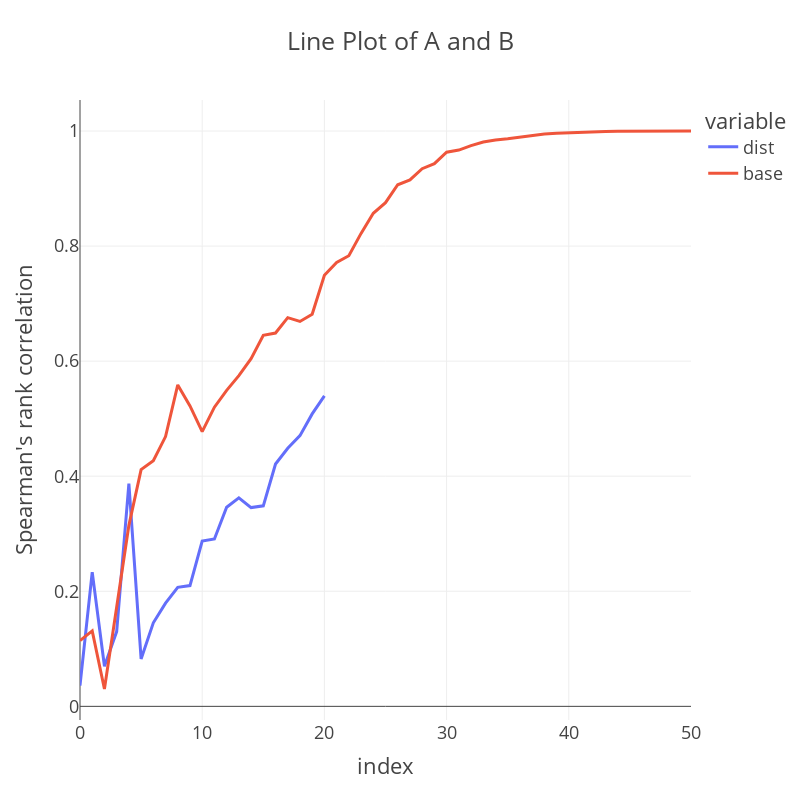

The code cell stored with this chart in its notebook:
### Code cell
import plotly.express as px

# Create a line plot with two lines (one for each column)
fig = px.line(corr_df.reset_index(drop=True), y=['dist', 'base'], title="Line Plot of A and B")
fig.update_layout(width=800, height=800, template="presentation",
                 yaxis_title="Spearman's rank correlation")
# Show the plot
fig.show()

### Figure 1 — Plotly figure (JSON) as saved in the notebook; plotly's stock layout.template omitted (floating-point values rounded to 4 significant figures)
{"data": [{"hovertemplate": "variable=dist<br>index=%{x}<br>value=%{y}<extra></extra>", "legendgroup": "dist", "line": {"color": "#636efa", "dash": "solid"}, "marker": {"symbol": "circle"}, "mode": "lines", "name": "dist", "orientation": "v", "showlegend": true, "type": "scatter", "x": [0, 1, 2, 3, 4, 5, 6, 7, 8, 9, 10, 11, 12, 13, 14, 15, 16, 17, 18, 19, 20, 21, 22, 23, 24, 25, 26, 27, 28, 29, 30, 31, 32, 33, 34, 35, 36, 37, 38, 39, 40, 41, 42, 43, 44, 45, 46, 47, 48, 49, 50], "xaxis": "x", "y": [0.036, 0.2333, 0.06965, 0.1299, 0.387, 0.08247, 0.1452, 0.1793, 0.2069, 0.21, 0.2872, 0.291, 0.346, 0.3624, 0.3455, 0.3485, 0.4211, 0.4485, 0.4705, 0.5083, 0.5397, null, null, null, null, null, null, null, null, null, null, null, null, null, null, null, null, null, null, null, null, null, null, null, null, null, null, null, null, null, null], "yaxis": "y"}, {"hovertemplate": "variable=base<br>index=%{x}<br>value=%{y}<extra></extra>", "legendgroup": "base", "line": {"color": "#EF553B", "dash": "solid"}, "marker": {"symbol": "circle"}, "mode": "lines", "name": "base", "orientation": "v", "showlegend": true, "type": "scatter", "x": [0, 1, 2, 3, 4, 5, 6, 7, 8, 9, 10, 11, 12, 13, 14, 15, 16, 17, 18, 19, 20, 21, 22, 23, 24, 25, 26, 27, 28, 29, 30, 31, 32, 33, 34, 35, 36, 37, 38, 39, 40, 41, 42, 43, 44, 45, 46, 47, 48, 49, 50], "xaxis": "x", "y": [0.1143, 0.1313, 0.03015, 0.1685, 0.3147, 0.4115, 0.427, 0.4689, 0.5587, 0.5222, 0.4774, 0.5199, 0.5492, 0.5749, 0.6042, 0.645, 0.6489, 0.6756, 0.669, 0.6816, 0.7493, 0.7714, 0.7833, 0.822, 0.8569, 0.8754, 0.9065, 0.9151, 0.9344, 0.9432, 0.9632, 0.9668, 0.9746, 0.981, 0.9845, 0.9864, 0.9896, 0.9921, 0.9948, 0.9962, 0.9972, 0.9979, 0.9988, 0.9991, 0.9994, 0.9996, 0.9998, 0.9999, 1.0, 1.0, 1], "yaxis": "y"}], "layout": {"height": 800, "legend": {"title": {"text": "variable"}, "tracegroupgap": 0}, "title": {"text": "Line Plot of A and B"}, "width": 800, "xaxis": {"anchor": "y", "autorange": true, "domain": [0, 1], "range": [0, 50], "title": {"text": "index"}, "type": "linear"}, "yaxis": {"anchor": "x", "autorange": true, "domain": [0, 1], "range": [-0.02373, 1.054], "title": {"text": "Spearman's rank correlation"}, "type": "linear"}}}
